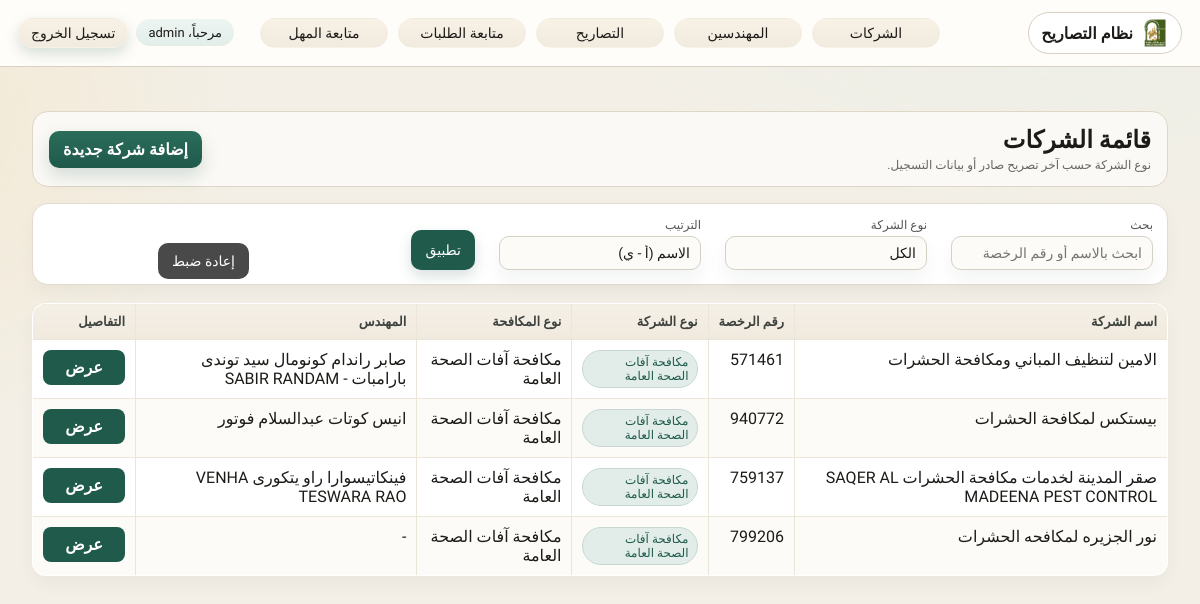
/companies/ (signed in), run on the app's committed database.
### hcsd/models.py (models this page shows, shortened)
class Company(models.Model):
    name = models.CharField(max_length=100)
    number = models.CharField(max_length=50)
    address = models.CharField(max_length=255)
    trade_license_exp = models.DateField(null=True, blank=True)
    business_activity = models.TextField(null=True, blank=True)
    landline = models.CharField(max_length=30, null=True, blank=True)
    owner_phone = models.CharField(max_length=30, null=True, blank=True)
    email = models.EmailField(null=True, blank=True)
    pest_control_type = models.CharField(
        max_length=30,
        null=True,
        blank=True,
        choices=[
            ('public_health_pest_control', 'Public Health Pest Control'),
            ('termite_control', 'Termite Control'),
            ('grain_pests', 'Grain Pests Control'),
        ],
    )
    enginer = models.ForeignKey(
        'Enginer', on_delete=models.SET_NULL, null=True, blank=True
    )
    companyDocuments = models.FileField(upload_to='company_documents/', null=True, blank=True)

class Enginer(models.Model):
    name = models.CharField(max_length=100)
    national_or_unified_number = models.CharField(max_length=50, null=True, blank=True)
    email = models.EmailField()
    phone = models.CharField(max_length=20)
    public_health_cert = models.FileField(
        upload_to='engineer_certificates/', null=True, blank=True
    )
    termite_cert = models.FileField(
        upload_to='engineer_certificates/', null=True, blank=True
    )

### hcsd/views.py (the view)
# urls.py: path('companies/', views.company_list, name='company_list'),
@login_required
def company_list(request):
    query = (request.GET.get('q') or '').strip()
    activity_filter = (request.GET.get('activity') or 'all').strip()
    sort = (request.GET.get('sort') or 'name_asc').strip()
    companies = Company.objects.all()
    if query:
        companies = companies.filter(Q(name__icontains=query) | Q(number__icontains=query))
    companies = list(companies)
    rows = []
    for company in companies:
        permit = (
            PirmetClearance.objects.filter(
                company=company,
                permit_type='pest_control',
                status='issued',
            )
            .order_by('-issue_date', '-dateOfCreation')
            .first()
        )
        activity_keys = _activity_keys_for_company(company, permit)
        last_issued = None
        if permit:
            last_issued = permit.issue_date or permit.dateOfCreation
        rows.append(
            {
                'company': company,
                'activity_keys': activity_keys,
                'last_issued': last_issued,
            }
        )
    if activity_filter != 'all':
        rows = [row for row in rows if activity_filter in row['activity_keys']]
    if sort == 'name_desc':
        rows.sort(key=lambda row: (row['company'].name or ''), reverse=True)
    elif sort == 'number_asc':
        rows.sort(key=lambda row: (row['company'].number or ''))
    elif sort == 'number_desc':
        rows.sort(key=lambda row: (row['company'].number or ''), reverse=True)
    elif sort == 'last_issued_asc':
        rows.sort(key=lambda row: row['last_issued'] or datetime.date.min)
    elif sort == 'last_issued_desc':
        rows.sort(key=lambda row: row['last_issued'] or datetime.date.min, reverse=True)
    else:
        rows.sort(key=lambda row: (row['company'].name or ''))
    return render(
        request,
        'hcsd/companyes_info.html',
        {
            'company_rows': rows,
            'query': query,
            'activity_filter': activity_filter,
            'sort': sort,
            'can_add_company': _can_data_entry(request.user),
        },
    )

### hcsd/views.py (called while the page is built)
def _can_admin(user):
    return user.is_authenticated and (
        user.is_superuser
        or user.is_staff
        or _has_any_group(user, GROUP_NAME_ALIASES['admin'])
    )

def _can_data_entry(user):
    return user.is_authenticated and (
        _can_admin(user)
        or _has_any_group(user, GROUP_NAME_ALIASES['data_entry'])
    )

def _activity_keys_for_company(company, permit):
    keys = []
    if permit and permit.allowed_activities:
        keys = [item for item in _split_activities(permit.allowed_activities) if item in PEST_ACTIVITY_KEYS]
    elif company and company.pest_control_type:
        keys = [company.pest_control_type]
    if 'termite_control' in keys and 'public_health_pest_control' not in keys:
        keys = ['public_health_pest_control'] + keys
    return keys

### hcsd/templates/hcsd/companyes_info.html (shortened to what this page needs)
{% extends "hcsd/base.html" %}
{% block content %}
<section class="company-page" lang="ar" dir="rtl">
  <div class="company-header">
    <div>
      <h1 style="margin: 0;">قائمة الشركات</h1>
      <div class="hint">نوع الشركة حسب آخر تصريح صادر أو بيانات التسجيل.</div>
    </div>
    <div class="company-actions">
      {% if can_add_company %}
        <a href="{% url 'add_company' %}">إضافة شركة جديدة</a>
      {% else %}
        <em>إضافة الشركات متاحة فقط لمسؤولي الإدخال أو الإدارة.</em>
      {% endif %}
    </div>
  </div>
  <form class="filters" method="get">
    <div>
      <label for="q">بحث</label>
      <input type="text" id="q" name="q" value="{{ query }}" placeholder="ابحث بالاسم أو رقم الرخصة">
    </div>
    <div>
      <label for="activity">نوع الشركة</label>
      <select id="activity" name="activity">
        <option value="all" {% if activity_filter == "all" %}selected{% endif %}>الكل</option>
      </select>
    </div>
    <div>
      <label for="sort">الترتيب</label>
      <select id="sort" name="sort">
        <option value="name_asc" {% if sort == "name_asc" %}selected{% endif %}>الاسم (أ - ي)</option>
      </select>
    </div>
    <div>
      <button type="submit">تطبيق</button>
    </div>
    <div>
      <a href="{% url 'company_list' %}">إعادة ضبط</a>
    </div>
  </form>
  {% if company_rows %}
    <table class="company-table">
      <thead>
        <tr>
          <th>اسم الشركة</th>
          <th>رقم الرخصة</th>
          <th>نوع الشركة</th>
          <th>نوع المكافحة</th>
          <th>المهندس</th>
          <th>التفاصيل</th>
        </tr>
      </thead>
      <tbody>
        {% for row in company_rows %}
          <tr>
            <td>{{ row.company.name }}</td>
            <td>{{ row.company.number }}</td>
            <td>
              <div class="tags">
                {% if row.activity_keys %}
                  {% for key in row.activity_keys %}
                    <span class="tag">
                      {% if key == "public_health_pest_control" %}
                        مكافحة آفات الصحة العامة
                      {% elif key == "termite_control" %}
                        مكافحة النمل الأبيض
                      {% elif key == "grain_pests" %}
                        مكافحة آفات الحبوب
                      {% else %}
                        {{ key }}
                      {% endif %}
                    </span>
                  {% endfor %}
                {% else %}
                  <span class="tag">-</span>
                {% endif %}
              </div>
            </td>
            <td>
              {% if row.company.pest_control_type == "public_health_pest_control" %}
                مكافحة آفات الصحة العامة
              {% elif row.company.pest_control_type == "termite_control" %}
                مكافحة النمل الأبيض
              {% elif row.company.pest_control_type == "grain_pests" %}
                مكافحة آفات الحبوب
              {% else %}
                -
              {% endif %}
            </td>
            <td>
              {% if row.company.enginer %}
                {{ row.company.enginer.name }}
              {% else %}
                -
              {% endif %}
            </td>
            <td>
              <a class="details-link" href="{% url 'company_detail' row.company.id %}">عرض</a>
            </td>
          </tr>
        {% endfor %}
      </tbody>
    </table>
  {% else %}
    <p>لا توجد شركات مطابقة. <a href="{% url 'add_company' %}">إضافة شركة</a></p>
  {% endif %}
</section>
{% endblock %}

### hcsd/templates/hcsd/base.html (shortened to what this page needs)
{% load static %}
<!DOCTYPE html>
<html lang="en">
<head>
    <link rel="stylesheet" href="{% static 'hcsd/base.css' %}">
</head>
<body>
    <nav class="navbar" lang="ar" dir="rtl">
        <a class="nav-brand" href="{% url 'home' %}">
            <img class="nav-brand-logo" src="{% static 'hcsd/shjmun-logo-website.png' %}" alt="شعار بلدية الشارقة">
            <span>نظام التصاريح</span>
        </a>
        <div class="nav-links">
            <a href="{% url 'company_list' %}">الشركات</a>
            <a href="{% url 'enginer_list' %}">المهندسين</a>
            <a href="{% url 'permit_types' %}">التصاريح</a>
            <a href="{% url 'clearance_list' %}">متابعة الطلبات</a>
            <a href="{% url 'extension_followup' %}">متابعة المهل</a>
        </div>
        <div class="nav-auth">
            {% if user.is_authenticated %}
                <span class="nav-user">مرحباً، {{ user.get_full_name|default:user.username }}</span>
                <form method="post" action="{% url 'logout' %}" class="nav-auth-form">
                    <button type="submit" class="nav-ghost">تسجيل الخروج</button>
                </form>
            {% else %}
                <a class="nav-ghost" href="{% url 'login' %}">تسجيل الدخول</a>
                <a class="nav-ghost" href="{% url 'register' %}">إنشاء حساب</a>
            {% endif %}
        </div>
    </nav>
    <main>
        {% block content %}
        {% endblock %}
    </main>
</body>
</html>

### hcsd/static/hcsd/base.css (style rules this page uses)
:root { --bg: #f3efe6; --paper: #fffdf9; --ink: #1d1b18; --muted: #6a6257; --line: #d8d0c2; --accent: #1f5a4b; --accent-2: #2b6c5a; --accent-soft: #e2ede9; --accent-warm: #c88a2d; --shadow: 0 18px 34px rgba(21, 37, 30, 0.08); --shadow-soft: 0 10px 20px rgba(21, 37, 30, 0.05); --radius: 14px; }
* { box-sizing: border-box; }
body { margin: 0; font-family: "IBM Plex Sans Arabic", "Cairo", "Tahoma", sans-serif; color: var(--ink); overflow-x: hidden; background: radial-gradient(1000px 700px at 90% -200px, #e6efe9 0, transparent 60%), radial-gradient(800px 600px at -200px 120px, #f3e7cf 0, transparent 55%), var(--bg); }
a { color: var(--accent); text-underline-offset: 2px; }
main { max-width: 1200px; margin: 0 auto; padding: 24px 16px 56px; }
table { width: 100%; border-collapse: collapse; background: rgba(255, 253, 249, 0.92); backdrop-filter: blur(10px); table-layout: auto; }
th, td { border: 1px solid var(--line); padding: 10px; text-align: right; vertical-align: top; word-break: break-word; }
th { background: linear-gradient(180deg, #f5f0e7 0%, #f0e9de 100%); color: var(--muted); font-weight: 600; }
input, select, textarea, button { font-family: inherit; }
input, select, textarea { border: 1px solid var(--line); padding: 9px 11px; border-radius: 10px; background: linear-gradient(180deg, #ffffff 0%, #fbf7ef 100%); box-shadow: var(--shadow-soft); max-width: 100%; color: var(--ink); transition: border-color 0.15s ease, box-shadow 0.15s ease, background 0.15s ease; }
select { color: var(--ink); color-scheme: light; appearance: none; -webkit-appearance: none; -moz-appearance: none; background-image: linear-gradient(45deg, transparent 50%, var(--muted) 50%), linear-gradient(135deg, var(--muted) 50%, transparent 50%), linear-gradient(180deg, #ffffff 0%, #fbf7ef 100%); background-position: calc(14px) calc(50% - 2px), calc(8px) calc(50% - 2px), 0 0; background-size: 6px 6px, 6px 6px, 100% 100%; background-repeat: no-repeat; padding-inline-start: 28px; }
select option, select optgroup { background: #fffdf9; color: var(--ink); }
select option:checked, select option:hover { background: #e9f1ed; color: var(--ink); }
button { border: none; padding: 9px 14px; border-radius: 10px; background: linear-gradient(180deg, var(--accent-2) 0%, var(--accent) 100%); color: #fff; cursor: pointer; box-shadow: 0 6px 14px rgba(31, 90, 75, 0.18); transition: transform 0.12s ease, box-shadow 0.15s ease, filter 0.15s ease; }
.navbar { font-family: inherit; background: var(--paper); color: var(--ink); padding: 12px 18px; border-bottom: 1px solid var(--line); display: flex; align-items: center; justify-content: space-between; gap: 12px; flex-wrap: wrap; position: sticky; top: 0; z-index: 10; }
.nav-brand { color: var(--ink); text-decoration: none; font-weight: 700; font-size: 16px; padding: 6px 12px; border-radius: 999px; border: 1px solid var(--line); background: #fff; display: inline-flex; align-items: center; gap: 8px; }
.nav-brand-logo { width: 28px; height: 28px; object-fit: contain; flex: 0 0 auto; }
.nav-links, .nav-auth { display: flex; align-items: center; gap: 8px; flex-wrap: wrap; min-width: 0; }
.nav-links { flex: 1 1 auto; justify-content: center; }
.nav-links a, .nav-auth a, .nav-auth button { color: var(--ink); text-decoration: none; padding: 6px 12px; border-radius: 999px; background: linear-gradient(180deg, #f7f1e6 0%, #f1eadf 100%); border: 1px solid transparent; font-size: 14px; transition: transform 0.15s ease, background 0.15s ease, color 0.15s ease, border-color 0.15s ease; cursor: pointer; line-height: 1.2; white-space: nowrap; }
.nav-links a { display: inline-flex; align-items: center; justify-content: center; text-align: center; }
.nav-user { color: var(--ink); background: linear-gradient(180deg, #edf5f1 0%, var(--accent-soft) 100%); padding: 6px 12px; border-radius: 999px; font-size: 13px; }
.nav-ghost { background: transparent; border: 1px solid var(--line); }
.nav-auth-form { margin: 0; }
@media (min-width: 721px) { .navbar { top: 0; justify-content: space-between; } }
@media (min-width: 721px) { .nav-links { position: absolute; left: 50%; transform: translateX(-50%); width: min(680px, calc(100% - 360px)); justify-content: center; gap: 10px; } }
@media (min-width: 721px) { .nav-links a { flex: 1 1 0; min-width: 0; } }
@media (min-width: 721px) { .nav-auth { margin-inline-start: auto; } }

### data on the page
Company: company.name "الامين لتنظيف المباني ومكافحة الحشرات", company.number "571461", shows "مكافحة آفات الصحة العامة", company.enginer.name "صابر راندام كونومال سيد توندى بارامبات - SABIR RANDAM"
Company: company.name "بيستكس لمكافحة الحشرات", company.number "940772", shows "مكافحة آفات الصحة العامة", company.enginer.name "انيس كوتات عبدالسلام فوتور"
Company: company.name "صقر المدينة لخدمات مكافحة الحشرات SAQER AL MADEENA PEST CONTROL", company.number "759137", shows "مكافحة آفات الصحة العامة", company.enginer.name "فينكاتيسوارا راو يتكورى VENHA TESWARA RAO"
Company: company.name "نور الجزيره لمكافحه الحشرات", company.number "799206", shows "مكافحة آفات الصحة العامة"

### other printed values
{{ user.get_full_name|default:user.username }} "admin"
